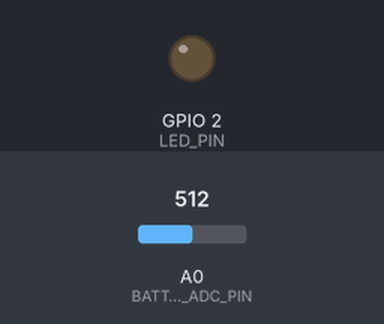
The program below on a simulated ESP8266 (Wemos D1 mini). Parts: output pins drawn as LEDs (lit = HIGH). Inputs (shaded band) come from the test bench; at power-on: A0 (BATTERY_ADC_PIN) = 512. WiFi joins after 1.5 s; servers stay silent unless stated; what the program prints to the serial monitor is not drawn.

Above: at 1.8 s.
At 18.89 s:
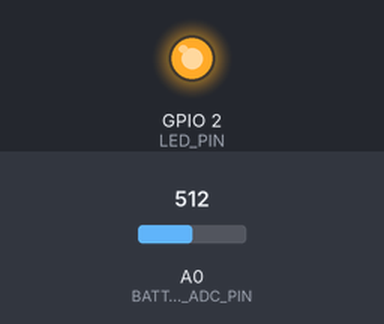
Timing chart, 0 to 19.5 s (numbered marks = the images above):
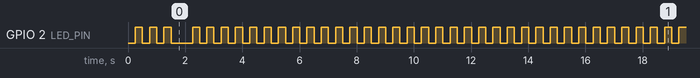

The program:

main.cpp
```cpp
// System dependencies
#if defined(ESP8266)
  #include <ESP8266WiFi.h>
  #include <ESP8266mDNS.h>
#elif defined(ESP32)
  #include <WiFi.h>
  #include <ESPmDNS.h>
#endif

// External libraries

// Internal libraries
#include "hardware.h"
#include "Battery.h"

#define BLINK_DELAY_MS 250
#define READY_DELAY_MS 500
#define BATTERY_LOG_INTERVAL_MS 5000

bool ledState = false;
bool ready = false;
bool reportedReady = false;
Battery* battery = nullptr;
unsigned long lastBatteryLog = 0;

void connectToWiFi(void) {
  WiFi.mode(WIFI_STA);
  #ifdef HOSTNAME
    #if defined(ESP8266)
      WiFi.hostname(HOSTNAME);
    #elif defined(ESP32)
      WiFi.setHostname(HOSTNAME);
    #endif
  #endif
  WiFi.begin(WIFI_SSID, WIFI_PASSWORD);
  Serial.println("");
  Serial.print("Connecting to ");
  Serial.println(WIFI_SSID);
  Serial.println("");
}

void checkWiFiConnection() {
  if (WiFi.status() != WL_CONNECTED) {
    ready = false;
    reportedReady = false;
    Serial.print(".");
    return;
  }
  if (!ready) {
    ready = true;
    Serial.println("");
    Serial.print("Connected to ");
    Serial.println(WIFI_SSID);
    Serial.print("IP address: ");
    Serial.println(WiFi.localIP());

#if (defined(ESP8266) || defined(ESP32)) && defined(HOSTNAME)
    if (!MDNS.begin(HOSTNAME)) {
      Serial.println("Error setting up mDNS responder");
    } else {
      Serial.print("mDNS responder started: ");
      Serial.print(HOSTNAME);
      Serial.println(".localdomain");
      MDNS.addService("http", "tcp", 80);
    }
#endif
  }
}

void setup() {
  pinMode(LED_PIN, OUTPUT);
  digitalWrite(LED_PIN, HIGH);  // Ensure LED is off on boot (active low)

  battery = new Battery(BATTERY_ADC_PIN);

  Serial.begin(115200);
  Serial.println();
  Serial.println("Rover firmware booting...");

  connectToWiFi();
}

void loop() {
  ledState = !ledState;
  checkWiFiConnection();
  if (!ready) {
    digitalWrite(LED_PIN, ledState ? LOW : HIGH);
  } else if (!reportedReady && ledState) {
    digitalWrite(LED_PIN, ledState ? LOW : HIGH);
    delay(READY_DELAY_MS);
    reportedReady = true;
  }
  digitalWrite(LED_PIN, ledState ? LOW : HIGH);

  const unsigned long now = millis();
  if (battery != nullptr && (now - lastBatteryLog) >= BATTERY_LOG_INTERVAL_MS) {
    const float voltage = battery->readVoltage();
    const float percent = battery->readPercentage();
    Serial.printf("Battery: %.2fV (%.0f%%)\n", voltage, percent);
    lastBatteryLog = now;
  }

  delay(BLINK_DELAY_MS);
}
```

hardware.h
```cpp
#pragma once

#define LED_PIN LED_BUILTIN  // Built-in LED on D4, active low

#ifndef BATTERY_ADC_PIN
#define BATTERY_ADC_PIN A0
#endif

#ifndef BATTERY_FULL_VOLTAGE
#define BATTERY_FULL_VOLTAGE 4.2f
#endif

#ifndef BATTERY_EMPTY_VOLTAGE
#define BATTERY_EMPTY_VOLTAGE 3.0f
#endif

// Wi-Fi credentials are provided via PlatformIO build flags
// e.g., -D WIFI_SSID=... and -D WIFI_PASSWORD=...
#ifndef WIFI_SSID
#define WIFI_SSID ""
#endif
#ifndef WIFI_PASSWORD
#define WIFI_PASSWORD ""
#endif
```

Measured:
- by itself, GPIO 2 (LED_PIN): moves between LOW and HIGH, repeating every 15.0 s
- by itself, everything shown: repeats every 15.0 s, in 60 steps
